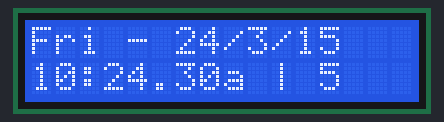
Recording of a sketch running on a simulated Arduino Uno, built with avr-gcc and run on an emulated ATmega328P. On the bench: 16×2 character LCD. The local clock reads 2024-03-15 10:24:30 at power-on unless the sketch sets it.

Above: at 0.1 s.
At 4.1 s:
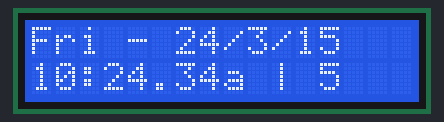
At 9.1 s:
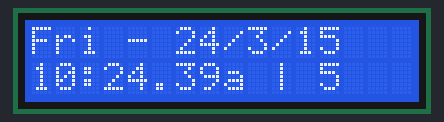
At 19.1 s:
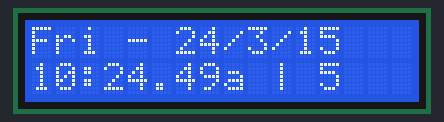
At 29.1 s:
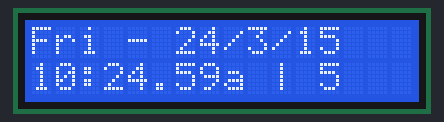
At 39.1 s:
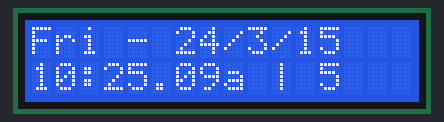

The sketch:

main.ino
```cpp
#include <TimeLib.h>
#include <DS1307RTC.h>
#include <DS3231.h>
#include <Wire.h>
#include "test.h"
#include <LiquidCrystal.h>

#pragma once
bool setTimer = false;
void setup() {
    lcd_clock::setup();
}


void loop() {
    lcd_clock::loop();
}
```

setDS3231Time.h
```cpp
#include <Wire.h>
#include <TimeLib.h>
#include <DS1307RTC.h>
#pragma once
namespace setDS3231Time {

    const char *monthName[12] = {
    "Jan", "Feb", "Mar", "Apr", "May", "Jun",
    "Jul", "Aug", "Sep", "Oct", "Nov", "Dec"
    };

    tmElements_t tm;


    void loop() {
    }

    bool getTime(const char *str)
    {
    int Hour, Min, Sec;

    if (sscanf(str, "%d:%d:%d", &Hour, &Min, &Sec) != 3) return false;
    tm.Hour = Hour;
    tm.Minute = Min;
    tm.Second = Sec;
    return true;
    }

    bool getDate(const char *str)
    {
    char Month[12];
    int Day, Year;
    uint8_t monthIndex;

    if (sscanf(str, "%s %d %d", Month, &Day, &Year) != 3) return false;
    for (monthIndex = 0; monthIndex < 12; monthIndex++) {
        if (strcmp(Month, monthName[monthIndex]) == 0) break;
    }
    if (monthIndex >= 12) return false;
    tm.Day = Day;
    tm.Month = monthIndex + 1;
    tm.Year = CalendarYrToTm(Year);
    return true;
    }
    void setup() {
    bool parse=false;
    bool config=false;

    // get the date and time the compiler was run
    if (getDate(__DATE__) && getTime(__TIME__)) {
        parse = true;
        // and configure the RTC with this info
        if (RTC.write(tm)) {
        config = true;
        }
    }

    Serial.begin(9600);
    while (!Serial) ; // wait for Arduino Serial Monitor
    delay(200);
    if (parse && config) {
        Serial.print("DS1307 configured Time=");
        Serial.print(__TIME__);
        Serial.print(", Date=");
        Serial.println(__DATE__);
    } else if (parse) {
        Serial.println("DS1307 Communication Error :-{");
        Serial.println("Please check your circuitry");
    } else {
        Serial.print("Could not parse info from the compiler, Time=\"");
        Serial.print(__TIME__);
        Serial.print("\", Date=\"");
        Serial.print(__DATE__);
        Serial.println("\"");
    }
    }
}
```

test.h
```cpp
#include <LiquidCrystal.h>
#include "setDS3231Time.h"
#include <DS3231.h>
#include <DS1307RTC.h>
#pragma once


#define RGB_BLUE 3
#define RGB_GREEN 5
#define RGB_RED 6

namespace powerBlink {
    void setup() {
        pinMode(2, OUTPUT);
        Serial.begin(9600);
    }

    void loop() {
        digitalWrite(2, HIGH);
        Serial.println("On ");
        delay(1000);
        digitalWrite(2, LOW);
        Serial.println("Off ");
        delay(1000);

    }
}

namespace rgb {
    void setup() {
        pinMode(RGB_RED, OUTPUT);
        pinMode(RGB_GREEN, OUTPUT);
        pinMode(RGB_BLUE, OUTPUT);
        digitalWrite(RGB_RED, HIGH);
        digitalWrite(RGB_GREEN, LOW);
        digitalWrite(RGB_BLUE, LOW);

    }
    int redValue;
    int greenValue;
    int blueValue;
    void loop() {
        #define delayTime 1 // fading time between colors

        redValue = 255; // choose a value between 1 and 255 to change the color.
        greenValue = 0;
        blueValue = 0;


        // this is unnecessary as we've either turned on RGB_RED in SETUP
        // or in the previous loop ... regardless, this turns RGB_RED off
        // analogWrite(RGB_RED, 0);
        // delay(1000);

        for (int i = 0; i < 255; i += 1) // fades out red bring green full when i=255
        {
            redValue -= 1;
            greenValue += 1;
            // The following was reversed, counting in the wrong directions
            // analogWrite(RGB_RED, 255 - redValue);
            // analogWrite(RGB_GREEN, 255 - greenValue);
            analogWrite(RGB_RED, redValue);
            analogWrite(RGB_GREEN, greenValue);
            delay(delayTime);
        }

        redValue = 0;
        greenValue = 255;
        blueValue = 0;

        for (int i = 0; i < 255; i += 1) // fades out green bring blue full when i=255
        {
            greenValue -= 1;
            blueValue += 1;
            // The following was reversed, counting in the wrong directions
            // analogWrite(RGB_GREEN, 255 - greenValue);
            // analogWrite(RGB_BLUE, 255 - blueValue);
            analogWrite(RGB_GREEN, greenValue);
            analogWrite(RGB_BLUE, blueValue);
            delay(delayTime);
        }

        redValue = 0;
        greenValue = 0;
        blueValue = 255;

        for (int i = 0; i < 255; i += 1) // fades out blue bring red full when i=255
        {
            // The following code has been rearranged to match the other two similar sections
            blueValue -= 1;
            redValue += 1;
            // The following was reversed, counting in the wrong directions
            // analogWrite(RGB_BLUE, 255 - blueValue);
            // analogWrite(RGB_RED, 255 - redValue);
            analogWrite(RGB_BLUE, blueValue);
            analogWrite(RGB_RED, redValue);
            delay(delayTime);
        }
    }


}
/*
Wiring :
    (Component Pin to MicroController Pin/Breadboard (if power/ground))
    Clock:
        Clock SCL to SCL12
        Clock SDA to SDA20
        Clock VCC to POWER.
        Clock GND to GROUND.
    LCD:
        (PWM pins are just numbers)
        LCD VSS to Ground
        LCD VDD TO Power
        LCD VO to PWM (or 2 in this case as this controls contrast).
        LCD RS to PWM 7
        LCD RW to ground
        LCD E to PWM 8
        LCD D4 to PWM 9
        LCD D5 to PWM 10
        LCD D6 to PWM 11
        LCD D7 to PWM 12
        LCD A to Power
        LCD K to Ground
    Breadboard:
        Ground to breadboard ground
        5V Power to breadboard power

*/
namespace lcd_clock {
    #define DS3231_I2C_ADDRESS 0x68
    #define CONTRAST_PIN 2
    #define CONTRAST_VAL 1
    byte decToBcd(byte val)
    {
      return ( (val / 10 * 16) + (val % 10) );
    }

    void writeOnAddress(byte value, int address)
    {
        Wire.beginTransmission(DS3231_I2C_ADDRESS);
        Wire.write(address);
        Wire.write(decToBcd(value));
        Wire.endTransmission();
    }
    //PWM pins to RS, E, D4, D5, D6, D7.
    LiquidCrystal lcd(7, 8, 9, 10, 11, 12); // numbers are PWM pins
    int tpin = 0;
    DS3231 rtc;
    RTClib lib;
    bool century = false;
    bool h12Flag = true;
    bool pmFlag = true;
    // setting the clock with compiler dates will reset DOW to 0.
    const char* dow[] = {"Sun","Mon", "Tues", "Wed", "Thurs", "Fri", "Sat", "Sun" };
    void setup() {
        // set up the LCD's number of columns and rows:
        lcd.begin(16, 2);
        // Print a message to the LCD.
        pinMode(CONTRAST_PIN, OUTPUT);
        Wire.begin();
        Serial.begin(57600);
        }

    void loop() {
    // This is OK
    analogWrite(CONTRAST_PIN, CONTRAST_VAL);
    lcd.setCursor(0, 0);
    // top line, year, month, day

    lcd.print(dow[rtc.getDoW()]);
    if (rtc.getDoW() >= 7)
    {
        writeOnAddress(0, 3); // sets DOW to sunday if a full week goes by
        }
        lcd.print(" - ");
        lcd.print(rtc.getYear());
        lcd.print("/");
        lcd.print(rtc.getMonth(century));
        lcd.print("/");
        lcd.print(rtc.getDate());
        // set the cursor to column 0, line 1
        lcd.setCursor(0, 1);
        if (rtc.getHour(h12Flag, pmFlag) > 12 && rtc.getHour(h12Flag, pmFlag) != 12)
            lcd.print(rtc.getHour(h12Flag, pmFlag) - 12);
        else
            lcd.print(rtc.getHour(h12Flag, pmFlag));
        lcd.print(":");
        if (rtc.getMinute() <= 9) {
            lcd.print(0);
        }
        lcd.print(rtc.getMinute());
        lcd.print(".");
        if (rtc.getSecond() <= 9) {
            lcd.print(0);
        }
        lcd.print(rtc.getSecond());
        if(rtc.getHour(h12Flag, pmFlag) >= 12 && rtc.getHour(h12Flag, pmFlag) != 24) //
            lcd.print("p");
        else if(rtc.getHour(h12Flag, pmFlag) < 12 || rtc.getHour(h12Flag, pmFlag) == 24)
            lcd.print("a");
        lcd.print(" | ");
        lcd.print(rtc.getDoW());
        lcd.print(" "); // when hour changes # of digits, day of week index will "burn in", duping a digit
    }

}
```

Measured:
- what the display in image 1 shows lasts 1.0 s, from 4.0 s to 5.0 s
